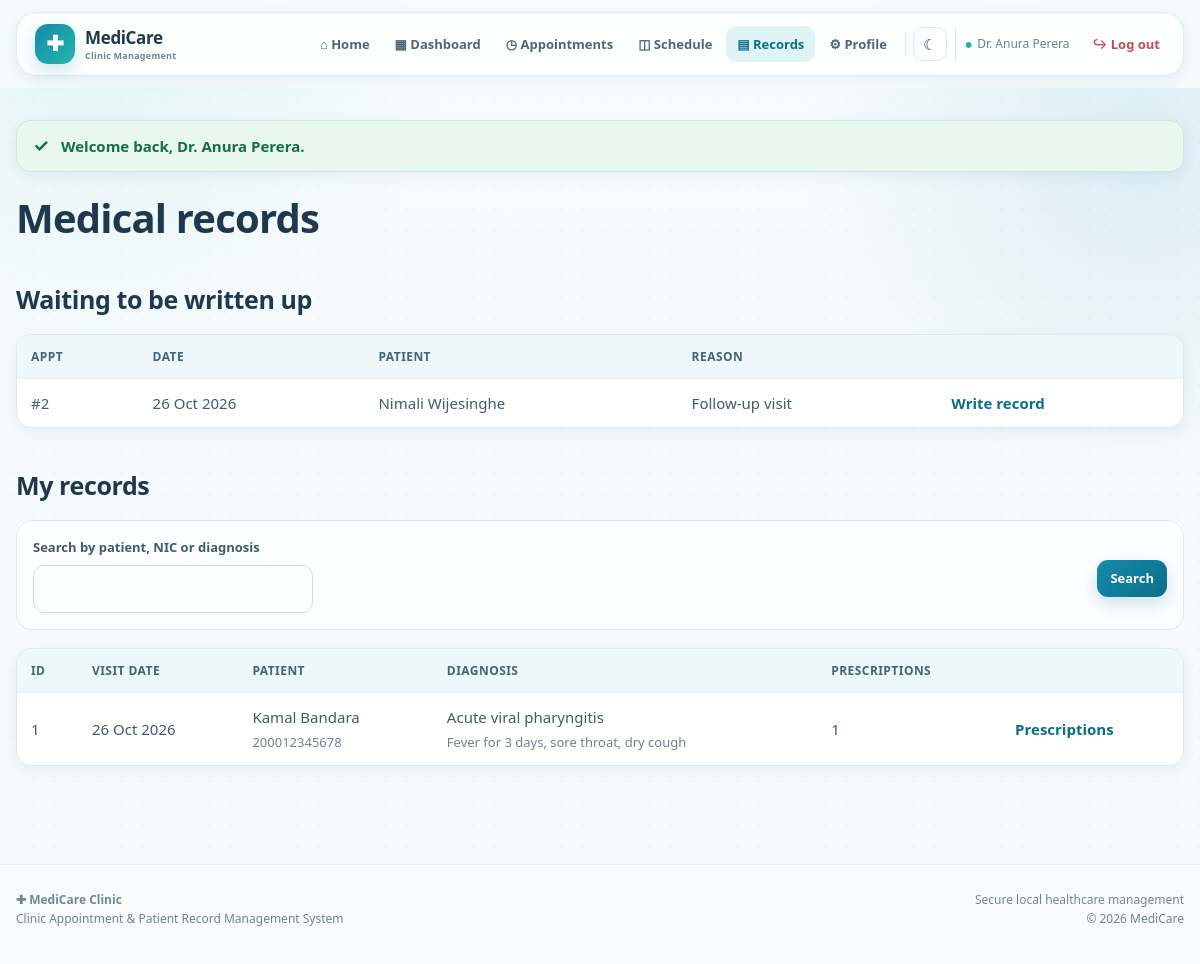
Screenshot of /index.php?page=doctor/records (signed in) with the database file from the repository.
### tables this page shows
CREATE TABLE appointment (
    Appointment_ID   INT AUTO_INCREMENT PRIMARY KEY,
    Patient_ID       INT NOT NULL,
    Doctor_ID        INT NOT NULL,
    Schedule_ID      INT,
    Receptionist_ID  INT,
    Appointment_Date DATE NOT NULL,
    Time_Slot        TIME NOT NULL,
    Queue_No         INT,
    Status           ENUM('Pending','Confirmed','Completed','Cancelled','No-Show')
                     NOT NULL DEFAULT 'Pending',
    Reason           VARCHAR(255),
    Created_At       TIMESTAMP DEFAULT CURRENT_TIMESTAMP,

     
     
     
    Slot_Key TIME GENERATED ALWAYS AS (IF(Status = 'Cancelled', NULL, Time_Slot)) STORED,

    CONSTRAINT fk_appt_patient  FOREIGN KEY (Patient_ID)  REFERENCES patient(Patient_ID),
    CONSTRAINT fk_appt_doctor   FOREIGN KEY (Doctor_ID)   REFERENCES doctor(Doctor_ID),
    CONSTRAINT fk_appt_schedule FOREIGN KEY (Schedule_ID) REFERENCES doctor_schedule(Schedule_ID),
    CONSTRAINT fk_appt_recep    FOREIGN KEY (Receptionist_ID) REFERENCES receptionist(Receptionist_ID),
     
    CONSTRAINT uq_doctor_slot UNIQUE (Doctor_ID, Appointment_Date, Slot_Key)
);

CREATE TABLE medical_record (
    Record_ID       INT AUTO_INCREMENT PRIMARY KEY,
    Appointment_ID  INT NOT NULL UNIQUE,
    Diagnosis       VARCHAR(255),
    Symptoms        VARCHAR(255),
    Treatment_Notes TEXT,
    Record_Date     DATE,
    CONSTRAINT fk_record_appt FOREIGN KEY (Appointment_ID) REFERENCES appointment(Appointment_ID)
);

CREATE TABLE patient (
    Patient_ID      INT AUTO_INCREMENT PRIMARY KEY,
    NIC             VARCHAR(20) UNIQUE,
    First_Name      VARCHAR(50) NOT NULL,
    Last_Name       VARCHAR(50) NOT NULL,
    DOB             DATE,
    Gender          ENUM('Male','Female','Other'),
    Phone           VARCHAR(20),
    Email           VARCHAR(100),
    Address         VARCHAR(200),
    Registered_Date DATE DEFAULT (CURRENT_DATE),
    User_ID         INT,
    CONSTRAINT fk_patient_user FOREIGN KEY (User_ID) REFERENCES user_account(User_ID)
);

### config/helpers.php (called while the page is built, shortened)
<?php
function e($value)
{
    return htmlspecialchars((string)$value, ENT_QUOTES, 'UTF-8');
}
function url($page = 'home')
{
    return 'index.php?page=' . $page;
}
function view($name, $data = [])
{
    extract($data);
    require __DIR__ . '/../views/layout/header.php';
    require __DIR__ . '/../views/' . $name . '.php';
    require __DIR__ . '/../views/layout/footer.php';
}
function date_label($date)
{
    return date('d M Y', strtotime($date));
}

### controllers/DoctorController.php (called while the page is built, shortened)
<?php
class DoctorController
{
    private $pdo;
    public function __construct($pdo)
    {
        $this->pdo = $pdo;
    }
    public function records()
    {
        $record = new MedicalRecord($this->pdo);
        $search = trim($_GET['q'] ?? '');
        view('doctor/records', [
            'records' => $record->findByDoctor(ref_id(), $search),
            'pending' => $record->withoutRecord(ref_id()),
            'search'  => $search,
            'title'   => 'Medical Records'
        ]);
    }
}

### index.php (called while the page is built, shortened)
<?php
require_once __DIR__ . '/config/database.php';
require_once __DIR__ . '/config/helpers.php';
require_once __DIR__ . '/models/Medical.php';
require_once __DIR__ . '/controllers/DoctorController.php';
$page = $_GET['page'] ?? 'home';
list($controllerName, $method) = $routes[$page];
$controller = new $controllerName($pdo);
$controller->$method();

### models/Medical.php (called while the page is built, shortened)
<?php
class MedicalRecord
{
    private $pdo;
    public function __construct($pdo) { $this->pdo = $pdo; }
    public function findByDoctor($doctorId, $search = '')
    {
        $sql = "SELECT r.*, a.Appointment_Date,
                       CONCAT(p.First_Name,' ',p.Last_Name) AS Patient_Name, p.NIC,
                       (SELECT COUNT(*) FROM prescription pr WHERE pr.Record_ID = r.Record_ID)
                           AS Prescription_Count
                FROM medical_record r
                JOIN appointment a ON r.Appointment_ID = a.Appointment_ID
                JOIN patient p     ON a.Patient_ID = p.Patient_ID
                WHERE a.Doctor_ID = ?";
        $params = [$doctorId];
        $sql .= " ORDER BY a.Appointment_Date DESC";
        $stmt = $this->pdo->prepare($sql);
        $stmt->execute($params);
        return $stmt->fetchAll();
    }
    public function withoutRecord($doctorId = null)
    {
        $sql = "SELECT a.Appointment_ID, a.Appointment_Date, a.Time_Slot, a.Reason,
                       CONCAT(p.First_Name,' ',p.Last_Name)        AS Patient_Name,
                       CONCAT('Dr. ',d.First_Name,' ',d.Last_Name) AS Doctor_Name
                FROM appointment a
                JOIN patient p ON a.Patient_ID = p.Patient_ID
                JOIN doctor  d ON a.Doctor_ID  = d.Doctor_ID
                LEFT JOIN medical_record r ON r.Appointment_ID = a.Appointment_ID
                WHERE r.Record_ID IS NULL
                  AND a.Status IN ('Completed','Confirmed')";
        $params = [];
        if ($doctorId) {
            $sql .= " AND a.Doctor_ID = ?";
            $params[] = $doctorId;
        }
        $sql .= " ORDER BY a.Appointment_Date DESC, a.Time_Slot";
        $stmt = $this->pdo->prepare($sql);
        $stmt->execute($params);
        return $stmt->fetchAll();
    }
}

### views/doctor/records.php (the view, shortened to what this page needs)
<h1>Medical records</h1>
<?php if ($pending): ?>
    <h2>Waiting to be written up</h2>
    <table class="table">
        <tr><th>Appt</th><th>Date</th><th>Patient</th><th>Reason</th><th></th></tr>
        <?php foreach ($pending as $p): ?>
        <tr>
            <td>#<?= (int)$p['Appointment_ID'] ?></td>
            <td><?= date_label($p['Appointment_Date']) ?></td>
            <td><?= e($p['Patient_Name']) ?></td>
            <td><?= e($p['Reason']) ?></td>
            <td><a class="link" href="<?= url('doctor/consultation') ?>&id=<?= (int)$p['Appointment_ID'] ?>">Write record</a></td>
        </tr>
        <?php endforeach; ?>
    </table>
<?php endif; ?>
<h2>My records</h2>
<form class="inline-form" method="GET" action="index.php">
    <div>
        <label for="q">Search by patient, NIC or diagnosis</label>
        <input type="text" name="q" id="q" value="<?= e($search) ?>" style="width:280px">
    </div>
    <button class="btn btn-small" type="submit">Search</button>
</form>
<?php if (!$records): ?>
    <p class="muted">No records found.</p>
<?php else: ?>
<table class="table">
    <tr><th>ID</th><th>Visit date</th><th>Patient</th><th>Diagnosis</th><th>Prescriptions</th><th></th></tr>
    <?php foreach ($records as $r): ?>
    <tr>
        <td><?= (int)$r['Record_ID'] ?></td>
        <td><?= date_label($r['Appointment_Date']) ?></td>
        <td><?= e($r['Patient_Name']) ?><br><span class="muted small"><?= e($r['NIC']) ?></span></td>
        <td><?= e($r['Diagnosis']) ?><br><span class="muted small"><?= e($r['Symptoms']) ?></span></td>
        <td><?= (int)$r['Prescription_Count'] ?></td>
        <td><a class="link" href="<?= url('doctor/prescription') ?>&id=<?= (int)$r['Record_ID'] ?>">Prescriptions</a></td>
    </tr>
    <?php endforeach; ?>
</table>
<?php endif; ?>

### assets/css/style.css (style rules this page uses)
:root { --primary: #168aad; --primary-dark: #0b6e8a; --primary-deep: #075985; --primary-soft: #e8f7fb; --accent: #22b8a7; --page: #f4f9fc; --surface: #ffffff; --surface-soft: #f8fcfe; --text: #20384d; --muted: #6d8292; --line: #dbe8ef; --success: #16845b; --success-soft: #e8f7ef; --warning: #b7791f; --warning-soft: #fff5df; --danger: #c54b58; --danger-soft: #fff0f2; --shadow-sm: 0 4px 14px rgba(25, 73, 97, .07); --shadow: 0 12px 32px rgba(25, 73, 97, .10); --shadow-lg: 0 22px 55px rgba(25, 73, 97, .14); --radius: 18px; --radius-sm: 12px; --radius-lg: 28px; }
* { box-sizing: border-box; }
html { scroll-behavior: smooth; }
body { margin: 0; min-height: 100vh; background: radial-gradient(circle at 8% 0%, rgba(34,184,167,.10), transparent 25%), radial-gradient(circle at 95% 15%, rgba(22,138,173,.12), transparent 24%), linear-gradient(180deg, #f7fcfe 0%, var(--page) 100%); color: var(--text); font-family: "Segoe UI", system-ui, -apple-system, BlinkMacSystemFont, Arial, sans-serif; font-size: 15px; line-height: 1.6; }
body::before { content: ""; position: fixed; inset: 0; pointer-events: none; background-image: radial-gradient(rgba(7, 89, 133, .035) 1px, transparent 1px); background-size: 22px 22px; z-index: -1; }
button, input, select, textarea { font: inherit; }
button { cursor: pointer; }
a { color: var(--primary-dark); }
h1, h2, h3 { color: var(--text); line-height: 1.2; }
h1 { margin: 0 0 8px; font-size: clamp(28px, 4vw, 40px); font-weight: 800; letter-spacing: -.8px; }
h2 { margin: 42px 0 20px; font-size: 25px; font-weight: 800; letter-spacing: -.4px; }
.muted { color: var(--muted); }
.small { font-size: 13px; }
.link { font-weight: 650; text-decoration: none; }
.btn { display: inline-flex; align-items: center; justify-content: center; gap: 7px; min-height: 42px; padding: 10px 17px; border: 0; border-radius: 11px; background: linear-gradient(135deg, var(--primary), var(--primary-dark)); color: white !important; text-decoration: none !important; font-weight: 750; box-shadow: 0 7px 18px rgba(11,110,138,.20); transition: transform .18s ease, box-shadow .18s ease, filter .18s ease; }
.btn-small { min-height: 36px; padding: 8px 13px; font-size: 13px; }
label { display: block; margin: 0 0 7px; color: #3f5a6c; font-size: 13px; font-weight: 750; }
input, select, textarea { width: 100%; padding: 11px 13px; border: 1px solid #cfdee6; border-radius: 11px; background: #fbfdfe; color: var(--text); outline: none; transition: border-color .18s ease, box-shadow .18s ease, background .18s ease; }
form > input, form > select, form > textarea, form > .form-row, form > .slots, form > .inline-form, form > button, form > a { margin-bottom: 16px; }
.inline-form { display: flex; flex-wrap: wrap; align-items: flex-end; gap: 12px; margin: 18px 0; padding: 16px; background: rgba(255,255,255,.78); border: 1px solid var(--line); border-radius: 16px; }
.inline-form > div { min-width: 190px; flex: 1 1 190px; }
.inline-form .btn { flex: 0 0 auto; }
.table { width: 100%; margin: 16px 0 26px; border-collapse: separate; border-spacing: 0; overflow: hidden; background: var(--surface); border: 1px solid var(--line); border-radius: 15px; box-shadow: var(--shadow-sm); }
.table th, .table td { padding: 12px 14px; text-align: left; vertical-align: middle; border-bottom: 1px solid #e7eef2; }
.table th { background: #edf8fa; color: #466273; font-size: 12px; text-transform: uppercase; letter-spacing: .45px; }
.table tr:last-child td { border-bottom: 0; }
.table td { color: #425b6c; }

### rows the page displays
appointment: Appointment_ID "2", Appointment_Date "26 Oct 2026", Patient_Name "Nimali Wijesinghe", Reason "Follow-up visit"
medical_record: Record_ID "1", Appointment_ID.Appointment_Date "26 Oct 2026", Patient_Name "Kamal Bandara", patient.NIC "200012345678", Diagnosis "Acute viral pharyngitis", Symptoms "Fever for 3 days, sore throat, dry cough", Prescription_Count "1"

### other values shown
user_name() "Dr. Anura Perera"
$flash['text'] "Welcome back, Dr. Anura Perera."
